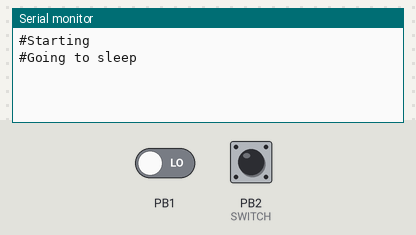
A sketch run on a simulated ATtiny85, built with avr-gcc and run on an emulated ATtiny85. Parts: the last lines printed to the serial monitor. Inputs (shaded band) come from the test bench; at power-on: PB1 LOW, PB2 (SWITCH) HIGH. Sleep ends after the set time or at an interrupt.

Above: at 1.2 s.
1.3 s: PB1 driven HIGH
At 1.8 s:
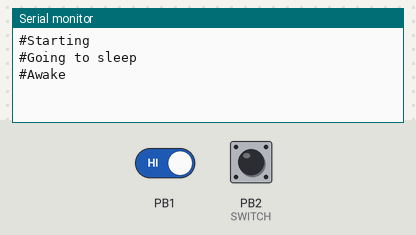
2.8 s: PB2 (SWITCH) pulled LOW for 0.15 s
At 3.3 s:
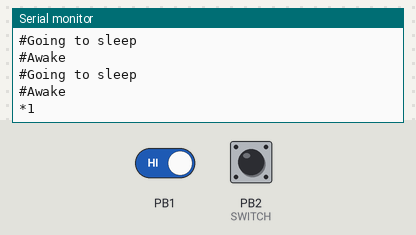
4.4 s: PB2 (SWITCH) pulled LOW for 1 s
At 6.7 s:
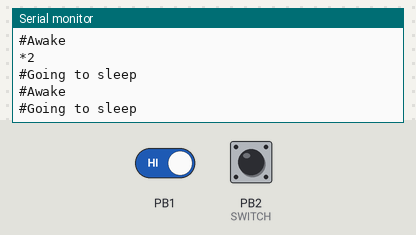

Measured:
- after the input at 1.3 s, the serial monitor: prints a new line at once (image 1)
- after the input at 2.8 s, the serial monitor: prints a new line at once (image 2)
- after the input at 4.4 s, the serial monitor: prints a new line at once (image 3)

The sketch:

Pulse_counter.ino
```cpp
// (licence header left out)
// ATMEL ATTINY 85
//
//                   +-\/-+
// Reset (D 5) PB5  1|    |8  Vcc
//       (D 3) PB3  2|    |7  PB2 (D 2) PCINT2
//       (D 4) PB4  3|    |6  PB1 (D 1) RX
//             GND  4|    |5  PB0 (D 0) TX
//                   +----+

#include <avr/sleep.h>    // Sleep Modes
#include <avr/power.h>    // Power management


const bool debug = true;
const byte SWITCH = 2;  // physical pin 7 / PCINT2
bool tick = true;
bool relative = true;
unsigned long next_sleep_ts;
bool new_value_from_serial = false;
uint32_t cnt;
uint32_t new_value;


void setup ()
{
    pinMode(SWITCH, INPUT_PULLUP);  // Internal pull-up
    bitSet(PCMSK, PCINT2);  // Counting & waking-up
    bitSet(PCMSK, PCINT1);  // Waking-up
    bitSet(GIMSK, PCIE);    // General Interrupt

    Serial.begin(1200);  // Slow Software Serial
    if (debug)
        Serial.println("#Starting");  // Debug
    cnt = 0;
    next_sleep_ts = millis();
}  // end of setup

// Interrupt Vector (both for counting & waking-up)
ISR(PCINT0_vect)
{
}

void send_value_serial()
{
    // Software serial means the main loop is blocked until all characters are sent
    // which is a bonus in our case
    Serial.print((relative)? "*" : "<");
    Serial.println(cnt);
}


void go_to_sleep ()
{
    set_sleep_mode(SLEEP_MODE_PWR_DOWN);
    bitClear(ADCSRA, ADEN);  // turn off ADC
    power_all_disable();
    sleep_enable();
    sleep_cpu();
    // Zzzzzz

    // Back in business
    sleep_disable();
    power_all_enable();    // power everything back on
    if (debug)
        Serial.println("#Awake");
}


void loop ()
{
    if (millis() > next_sleep_ts)
    {
        if (debug)
            Serial.println("#Going to sleep");
        go_to_sleep();
        // Here ==> Woken-up either by counter or serial

        new_value_from_serial = false;
        if (Serial.available () > 0)  // If woken-up by serial, we grant 5s to send the whole value
            next_sleep_ts = millis() + 5000;
        else
            next_sleep_ts = millis() + 500;
    }

    if (Serial.available() > 0)
    {
        byte c = Serial.read();
        if (new_value_from_serial)
        {
            if (isDigit(c))
            {
                new_value *= 10;
                new_value += c - '0';
            }
            if (c == '\r' or c == '\n')
            {
                cnt = new_value;
                new_value_from_serial = false;
                relative = false;
                send_value_serial();
            }
        } else
            if (c == '>')
            {
                new_value_from_serial = true;
                new_value = 0;
            } else
                if (c == '?')
                    send_value_serial();
    } else
    {
        if ((PINB >> PINB2) & 1)
            tick = true;  // High level seen
        else
            if (tick)  // Counting at low level only if high level seen
            {
                tick = false;  // Low level dealt with
                cnt++;  // Counter
                send_value_serial();
            }
        delay(100);
    }
}  // end of loop
```
